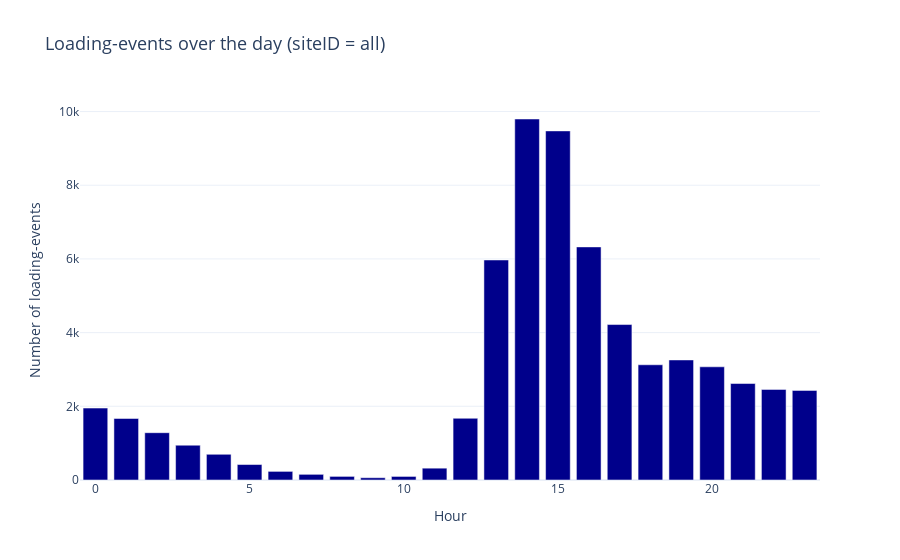
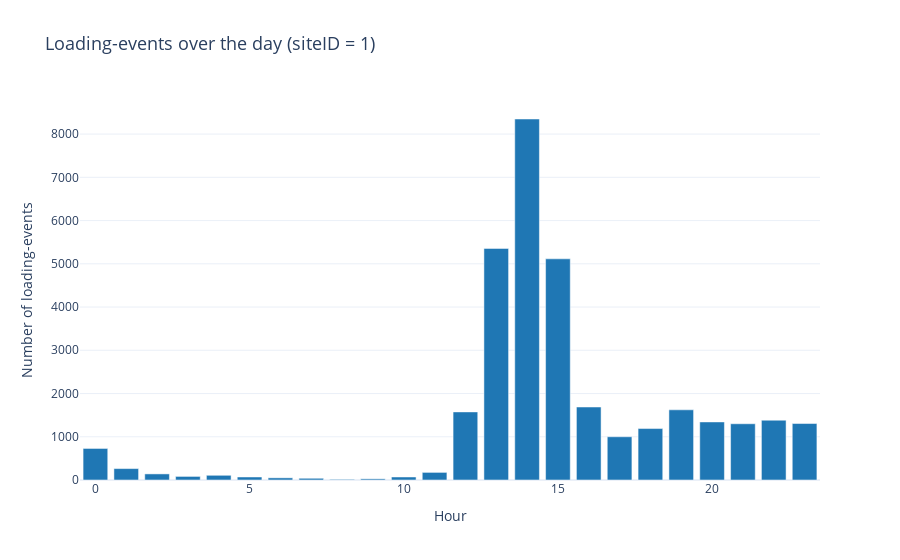
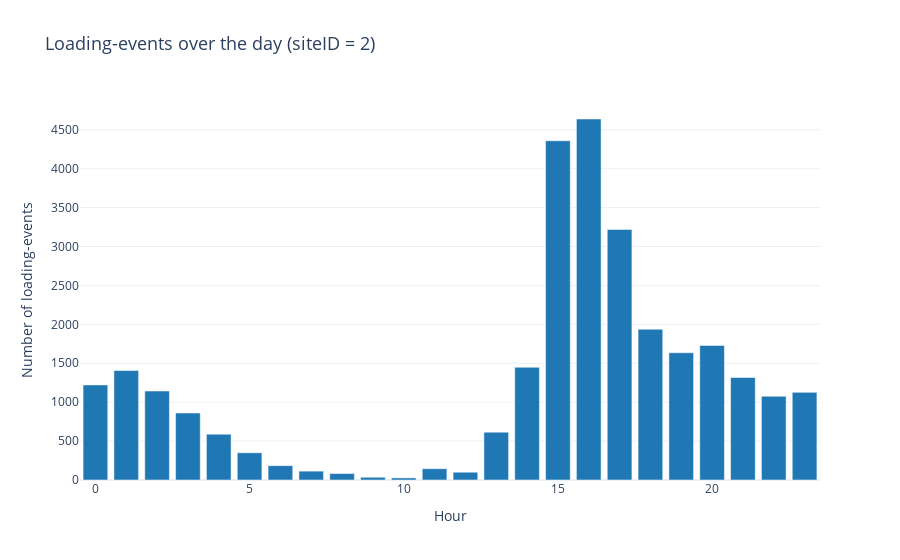

The notebook cell saved with these charts, in order:
### Code cell
print(charging_set.columns)
# Anzahl der Lade-Events pro Tag berechnen
charging_set['connectionTime_time'] = pd.to_datetime(charging_set['connectionTime_time'])
charging_set['hour'] = charging_set['connectionTime_time'].dt.hour


events_at_day = charging_set.groupby('hour').size().reset_index(name='count')

# Count all loading-events over the available timeframe, ploted on hours of the day
fig = px.bar(
    events_at_day,
    x='hour',
    y='count',
    title='Loading-events over the day (siteID = all)',
    labels={'hour': 'Hour', 'count': 'Number of loading-events'}
)

# Layout adjustment
fig.update_traces(marker_color='#00008B')  # Color
fig.update_layout(
    title_font_size=18,
    legend_title_text="Legend",
    template="plotly_white"
)

# Show grafic
fig.show()


for site_id in [1, 2]:
    site_data = charging_set[charging_set['siteID'] == site_id]
    site_events_at_day = site_data.groupby('hour').size().reset_index(name='count')

    # Interactive visualization
    fig = px.bar(
        site_events_at_day,
        x='hour',
        y='count',
        title=f'Loading-events over the day (siteID = {site_id})',
        labels={'hour': 'Hour', 'count': 'Number of loading-events'},
    )

    fig.update_traces(marker_color='#1f77b4')

# Layout adjustment
    fig.update_layout(
        title_font_size=18,
        legend_title_text="Legend",
        template="plotly_white"
    )

    # Show grafic
    fig.show()

### Figure 1 — Plotly figure (JSON) as saved in the notebook; plotly's stock layout.template omitted (floating-point values rounded to 4 significant figures)
{"data": [{"alignmentgroup": "True", "hovertemplate": "Hour=%{x}<br>Number of loading-events=%{y}<extra></extra>", "legendgroup": "", "marker": {"color": "#00008B", "pattern": {"shape": ""}}, "name": "", "offsetgroup": "", "orientation": "v", "showlegend": false, "textposition": "auto", "type": "bar", "x": [0, 1, 2, 3, 4, 5, 6, 7, 8, 9, 10, 11, 12, 13, 14, 15, 16, 17, 18, 19, 20, 21, 22, 23], "xaxis": "x", "y": [1952, 1670, 1284, 944, 698, 420, 234, 154, 98, 62, 97, 321, 1675, 5971, 9797, 9474, 6326, 4219, 3127, 3258, 3072, 2618, 2459, 2432], "yaxis": "y"}], "layout": {"barmode": "relative", "legend": {"title": {"text": "Legend"}, "tracegroupgap": 0}, "title": {"font": {"size": 18}, "text": "Loading-events over the day (siteID = all)"}, "xaxis": {"anchor": "y", "domain": [0, 1], "title": {"text": "Hour"}}, "yaxis": {"anchor": "x", "domain": [0, 1], "title": {"text": "Number of loading-events"}}}}

### Figure 2 — Plotly figure (JSON) as saved in the notebook; plotly's stock layout.template omitted (floating-point values rounded to 4 significant figures)
{"data": [{"alignmentgroup": "True", "hovertemplate": "Hour=%{x}<br>Number of loading-events=%{y}<extra></extra>", "legendgroup": "", "marker": {"color": "#1f77b4", "pattern": {"shape": ""}}, "name": "", "offsetgroup": "", "orientation": "v", "showlegend": false, "textposition": "auto", "type": "bar", "x": [0, 1, 2, 3, 4, 5, 6, 7, 8, 9, 10, 11, 12, 13, 14, 15, 16, 17, 18, 19, 20, 21, 22, 23], "xaxis": "x", "y": [730, 264, 141, 83, 109, 70, 50, 40, 15, 27, 70, 176, 1575, 5356, 8349, 5115, 1688, 1000, 1190, 1623, 1343, 1301, 1383, 1306], "yaxis": "y"}], "layout": {"barmode": "relative", "legend": {"title": {"text": "Legend"}, "tracegroupgap": 0}, "title": {"font": {"size": 18}, "text": "Loading-events over the day (siteID = 1)"}, "xaxis": {"anchor": "y", "domain": [0, 1], "title": {"text": "Hour"}}, "yaxis": {"anchor": "x", "domain": [0, 1], "title": {"text": "Number of loading-events"}}}}

### Figure 3 — Plotly figure (JSON) as saved in the notebook; plotly's stock layout.template omitted (floating-point values rounded to 4 significant figures)
{"data": [{"alignmentgroup": "True", "hovertemplate": "Hour=%{x}<br>Number of loading-events=%{y}<extra></extra>", "legendgroup": "", "marker": {"color": "#1f77b4", "pattern": {"shape": ""}}, "name": "", "offsetgroup": "", "orientation": "v", "showlegend": false, "textposition": "auto", "type": "bar", "x": [0, 1, 2, 3, 4, 5, 6, 7, 8, 9, 10, 11, 12, 13, 14, 15, 16, 17, 18, 19, 20, 21, 22, 23], "xaxis": "x", "y": [1222, 1406, 1143, 861, 589, 350, 184, 114, 83, 35, 27, 145, 100, 615, 1448, 4359, 4638, 3219, 1937, 1635, 1729, 1317, 1076, 1126], "yaxis": "y"}], "layout": {"barmode": "relative", "legend": {"title": {"text": "Legend"}, "tracegroupgap": 0}, "title": {"font": {"size": 18}, "text": "Loading-events over the day (siteID = 2)"}, "xaxis": {"anchor": "y", "domain": [0, 1], "title": {"text": "Hour"}}, "yaxis": {"anchor": "x", "domain": [0, 1], "title": {"text": "Number of loading-events"}}}}
